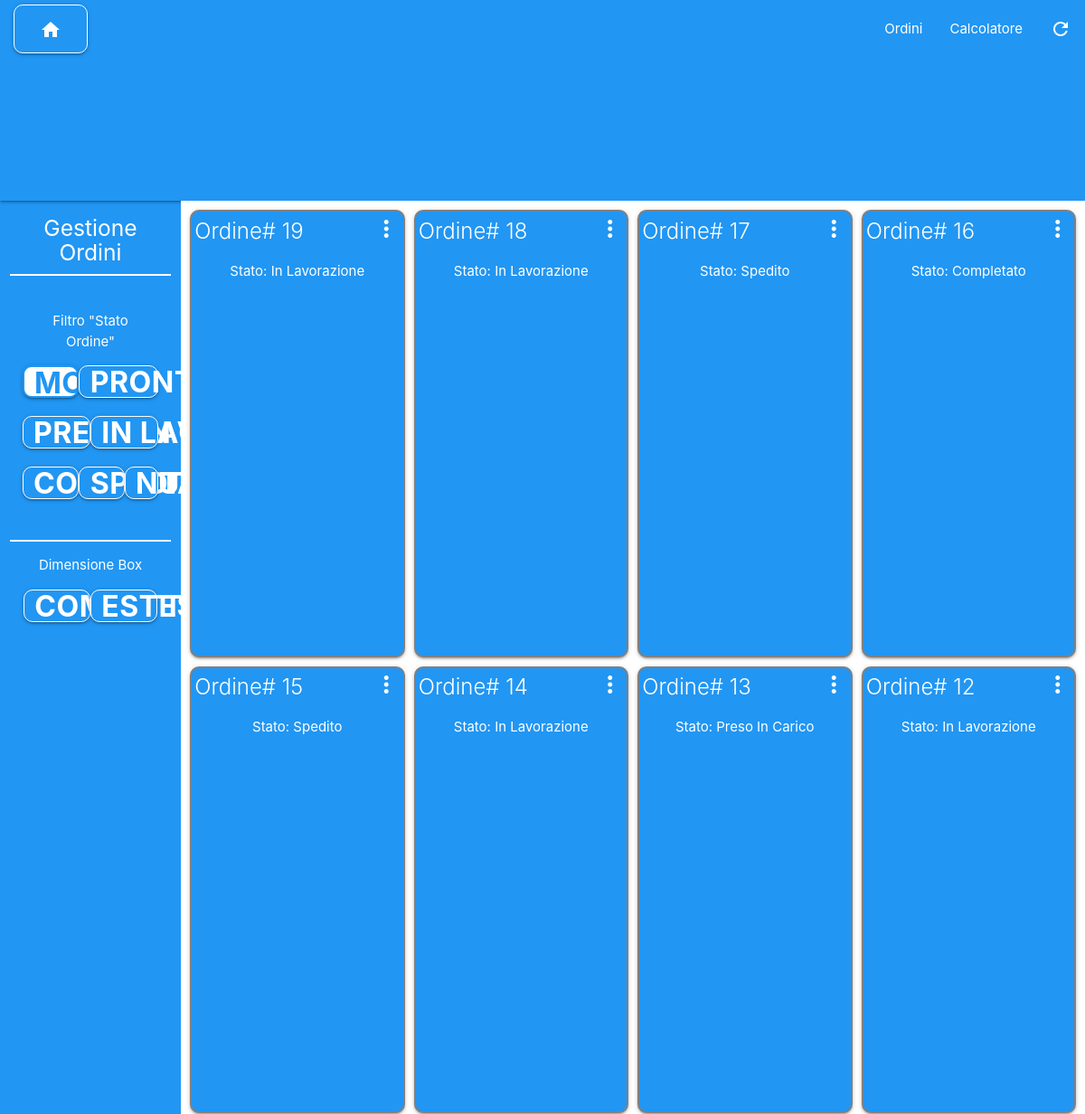
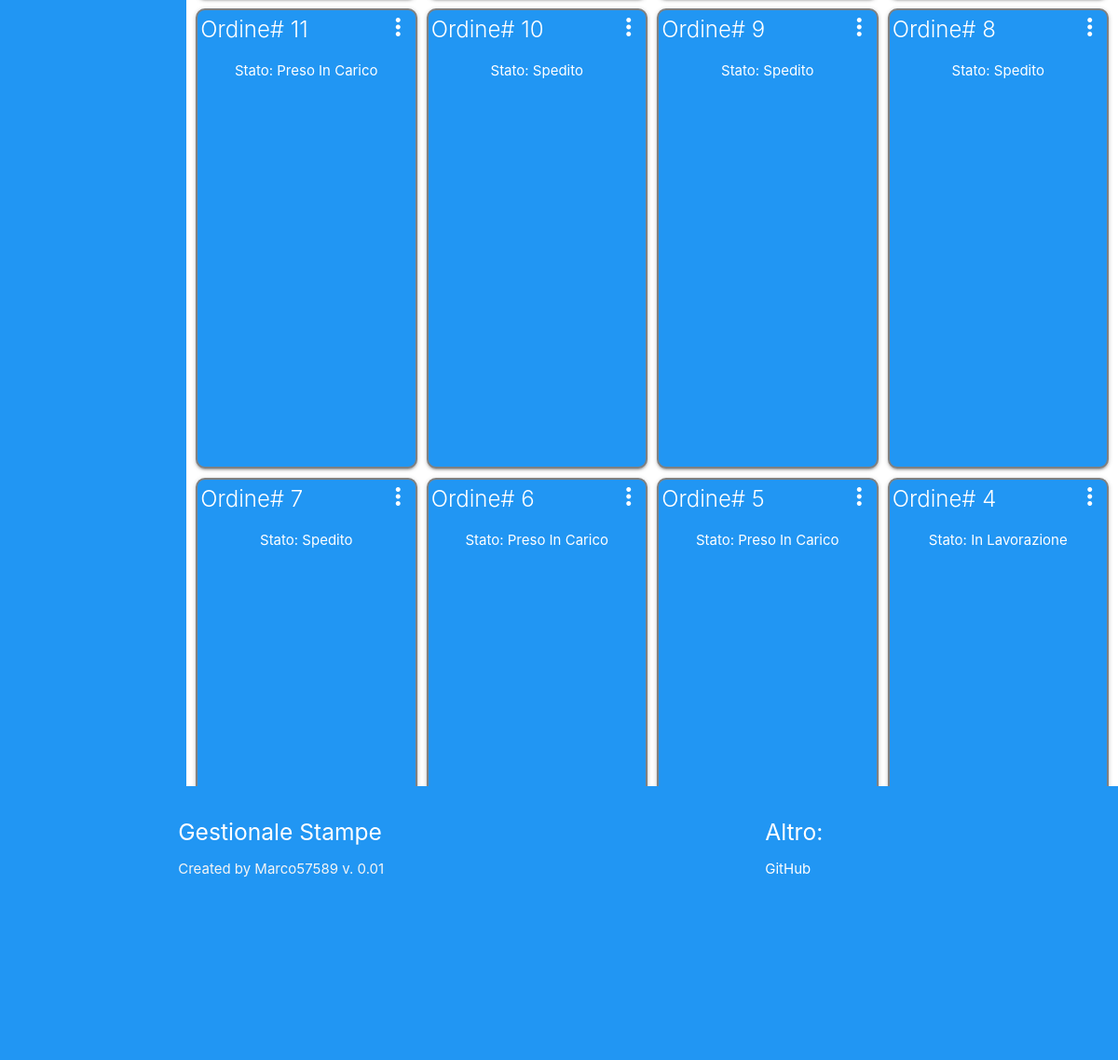
The page / on the database its author committed (2 pictures, top to bottom).
### tables this page shows
CREATE TABLE "indirizzo" (
	"id_indirizzo" INTEGER NOT NULL,
	"paese" VARCHAR(50) NULL DEFAULT NULL,
	"citta" VARCHAR(50) NULL DEFAULT NULL,
	"via" VARCHAR(50) NULL DEFAULT NULL,
	"numero" INTEGER NULL,
	PRIMARY KEY ("id_indirizzo")
);

CREATE TABLE Ordine (
	id_ordine INTEGER,
	"data" DATE,
	stato INTEGER,
	id_cliente INTEGER, operatore INTEGER,
	CONSTRAINT ORDINE_PK PRIMARY KEY (id_ordine),
	CONSTRAINT Ordine_FK FOREIGN KEY (id_cliente) REFERENCES Cliente(id_cliente)
);

CREATE TABLE Stato (
	stato INTEGER,
	stato_descr TEXT
, descr INTEGER);

### main.py (the view)
@app.route('/')
def index():
    connection = sqlite3.connect('database.sqlite')
    cursor = connection.execute('select * from Ordine o join Operatore o2 on o.operatore = o2.operatore join stato s '
                                'on o.stato = s.stato  join Cliente c on o.id_cliente = c.id_cliente join indirizzo i '
                                'on c.indirizzo = i.id_indirizzo order by id_ordine DESC') #selezionare colonne
    names = [description[0] for description in cursor.description]
    lunghezza = len(names)
    return render_template('index.html', ordine=cursor, names=names, len=lunghezza, ordine_n=int(cursor.fetchone()[0]))

### templates/index.html (shortened to what this page needs)
<!DOCTYPE html>
<head>
	<link href="/static/css/style.css" rel="stylesheet">
    <link rel="stylesheet" href="https://cdnjs.cloudflare.com/ajax/libs/materialize/1.0.0/css/materialize.min.css">
</head>
<body class="blue" style="overflow:hidden;">
		<nav style="height:9vh !important">
			<div class="nav-wrapper blue">
				<ul class="left hide-on-med-and-down">
					<li><a class="btn blue btn-large center-align" href="/"><i class="large material-icons">home</i></a>
					</li>
				</ul>
				<ul class="right hide-on-med-and-down">
					<li><a href="/">Ordini</a></li>
					<li><a href="/">Calcolatore</a></li>
					<li><a onclick="location.reload();"><i class="material-icons refresh">refresh</i></a></li>
				</ul>
			</div>
		</nav>
		<div class="row">
			<div class="col s2" style="margin: 0%;">
				<h5 class="center-align white-text">Gestione Ordini</h5>
				<div id="myBtnContainer">
					<p class="center-align white-text">Filtro "Stato Ordine"</p>
					<div class="row">
						<button class="btn btn2 col s5 left-align active" onclick="filterSelection('all')" > Mostra Tutti</button>
						<button class="btn btn2 col s7" onclick="filterSelection('prontodaspedire')"> Pronto - Da Spedire</button>
					</div>
					<div class="row">
						<button class="btn btn2 col s6" onclick="filterSelection('presoincarico')"> Preso In Carico</button>
						<button class="btn btn2 col s6" onclick="filterSelection('inlavorazione')"> In Lavorazione</button>
					</div>
					<div class="row">
						<button class="btn btn2 col s5" onclick="filterSelection('completato')"> Completato</button>
						<button class="btn btn2 col s4" onclick="filterSelection('spedito')"> Spedito</button>
						<button class="btn btn2 col s3" onclick="filterSelection('nuovo')"> Nuovo</button>
					</div>
				</div>
				<p class="center-align white-text">Dimensione Box</p>
				<button class="btn btn3 col s5 offset-s1" onclick="unresize_all('ordine')">Compatta</button>
				<button class="btn btn3 col s5" onclick="resize_all('ordine')">Estesa</button>
			</div>
			<div class="col s10 white catalogo" style="height: 75vh !important;">
				<div class="row">
					{% for ordine in ordine %}
					<div class="filterDiv {{ordine[9]}}">
						<div class="card waves-effect waves-block waves-light blue col s3 ordine" style="padding:0.33%; margin-bottom: 0px; margin-top:1%; margin-left:1%;">
							<span class="card-title white-text">Ordine# {{ordine[0]}}<i class="small activator material-icons right">more_vert</i></span>
							<br>
							<center>
								<p class="white-text">Stato: {{ordine[8]}}</p>
							</center>
						</div>
					</div>
					{% endfor %}
					<div class="row"></div>
				</div>
			</div>
		</div>
		<footer class="page-footer blue" style="height: 10vh !important; bottom:0; width: 100%; z-index: 5; padding-top:0px;">
			<div class="container">
			<div class="row">
				<div class="col l6 s12">
				<h5 class="white-text">Gestionale Stampe</h5>
				<p class="grey-text text-lighten-4">Created by Marco57589 	v. 0.01</p>
				</div>
				<div class="col l3 s12">
				</div>
				<div class="col l3 s12">
				<h5 class="white-text">Altro:</h5>
				<ul>
					<li><a class="white-text" href="https://github.com/Marco57589/O-MAN">GitHub</a></li>
				</ul>
				</div>
			</div>
			</div>
		</footer>
</body>

### static/css/style.css (style rules this page uses)
body { scrollbar-width: thin; scrollbar-color: white white; scrollbar-radius: 20px; }
.refresh { transition:2.5s; }
::placeholder { color: white !important; font-weight:bold; }
.card { background:none !important; width: 20vh !important; height: 20vh; border:2px solid gray !important; border-radius:10px !important; width: 23.75% !important; }
.catalogo { overflow-x: hidden !important; overflow-y: scroll !important; }
.btn { border-radius: 10px !important; border: 1px solid white !important; color: white; font-size: 1.3vh !important; background-color: #2196f3 !important; font-weight: bold; white-space: nowrap; }
#myBtnContainer { padding: 1vh; border-bottom:2px solid white; border-top:2px solid white; }
.active, .btn2:hover, btn2:active { background-color: #ddd; border: 2px solid #2196f3 !important; color: #2196f3 !important; background-color: white !important; }
.filterDiv { display: none; }
.mostra { display: block; }

### rows shown on the page
indirizzo: id_ordine "19", stato_descr "In Lavorazione", id_ordine "18", id_ordine "17", stato_descr "Spedito", id_ordine "16", stato_descr "Completato", id_ordine "15", id_ordine "12", id_ordine "11", stato_descr "Preso In Carico", id_ordine "10", id_ordine "9", id_ordine "8", id_ordine "7", id_ordine "6", id_ordine "5"
indirizzo: id_ordine "14", stato_descr "In Lavorazione", id_ordine "13", stato_descr "Preso In Carico"
indirizzo: id_ordine "4", stato_descr "In Lavorazione"
